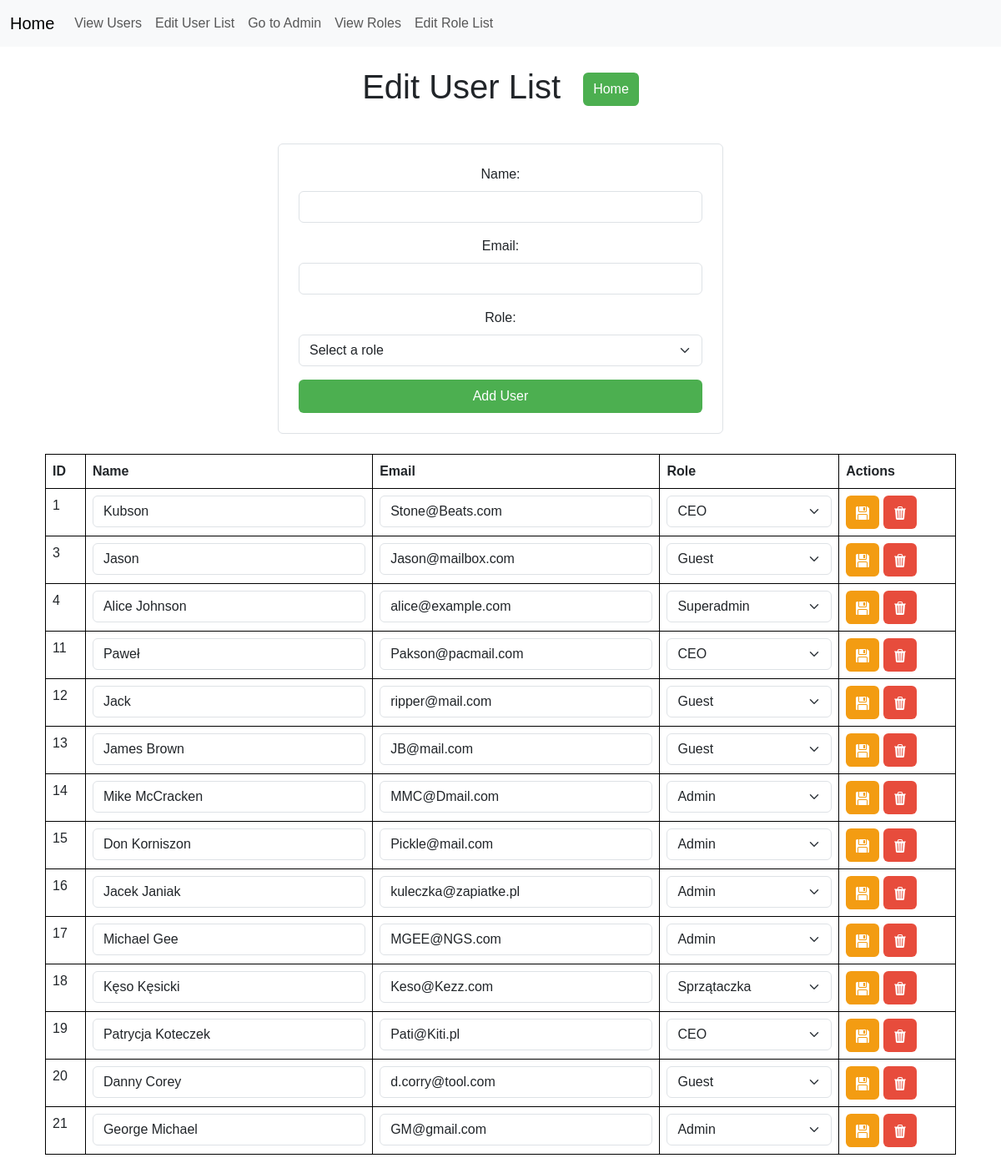
The page /users/edit/ on the database as committed earlier.
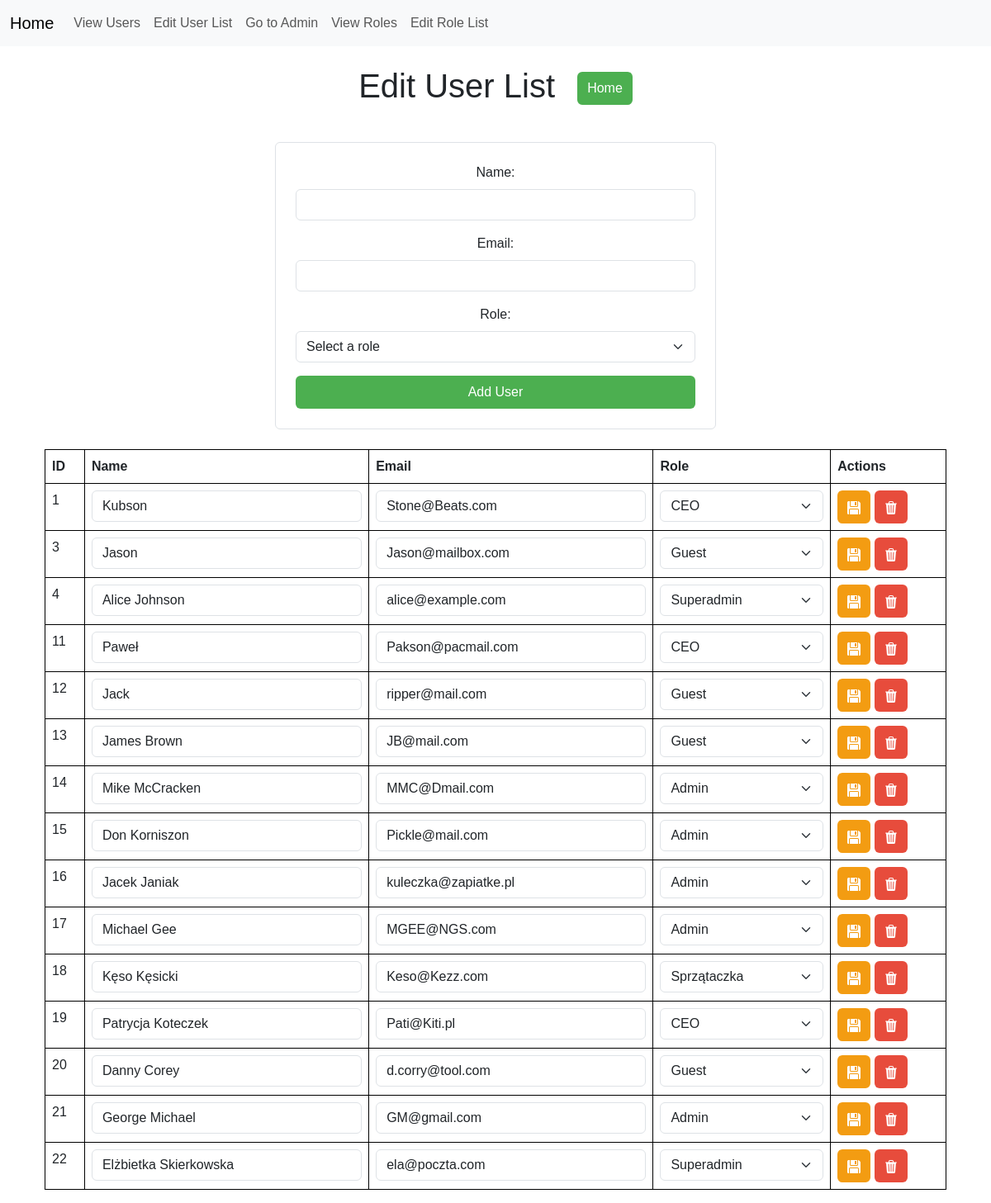
The same page on the database as committed later.
### myapp/models.py (models this page shows, shortened)
class UserProfile(models.Model):
    name = models.CharField(max_length=100)
    email = models.EmailField(unique=True)
    role = models.ForeignKey(RoleProfile, null=True, \
        blank=True, on_delete=models.SET_NULL)
    eqitem = models.ForeignKey(Equipment, null=True, \
        blank=True, default="", on_delete=models.SET_DEFAULT)

class RoleProfile(models.Model):
    name = models.CharField(max_length=100)

### myapp/views.py (the view, shortened to what this page needs)
# urls.py: path('users/edit/', user_edit_view, name='user-edit'),  # Edit user list page
def user_edit_view(request):
    users = UserProfile.objects.all()
    roles = RoleProfile.objects.all()
    return render(request, 'myapp/user_edit.html',  {'users': users, 'roles': roles})

### myapp/templates/myapp/user_edit.html (shortened to what this page needs)
{% extends 'myapp/base.html' %}
{% load static %}
    {% block content %}
</head>
<body>
    <div class="container">
        <h1 class="text-center my-4">Edit User List
            <a href="{% url 'home' %}" class="btn btn-warning ms-3">Home</a>
        </h1>
        <div class="row justify-content-center">
            <div class="col-md-6">
                <form method="POST" action="{% url 'user-edit' %}" class="border p-4 rounded">
                    <div class="mb-3">
                        <label for="name" class="form-label">Name:</label>
                        <input type="text" id="name" name="name" class="form-control" required>
                    </div>
                    <div class="mb-3">
                        <label for="email" class="form-label">Email:</label>
                        <input type="email" id="email" name="email" class="form-control" required>
                    </div>
                    <div class="mb-3">
                        <label for="role" class="form-label">Role:</label>
                        <select id="role" name="role" class="form-select">
                            <option value="">Select a role</option>
                        </select>
                    </div>
                    <button type="submit" class="btn btn-primary w-100">Add User</button>
                </form>
            </div>
        </div>
        <table class="table mt-4">
            <thead>
                <tr>
                    <th>ID</th>
                    <th>Name</th>
                    <th>Email</th>
                    <th>Role</th>
                    <th>Actions</th>
                </tr>
            </thead>
            <tbody>
                {% for user in users %}
                <tr>
                    <form method="POST" action="{% url 'update-user' user.id %}">
                        <td>{{ user.id }}</td>
                        <td><input type="text" name="name" value="{{ user.name }}" class="form-control" required></td>
                        <td><input type="email" name="email" value="{{ user.email }}" class="form-control" required></td>
                        <td>
                            <select name="role" class="form-select">
                                {% for role in roles %}
                                    <option value="{{ role.id }}" {% if user.role and user.role.id == role.id %}selected{% endif %}>
                                        {{ role.name }}
                                    </option>
                                {% endfor %}
                            </select>
                        </td>
                        <td>
                            <button type="submit" class="btn btn-edit">
                            </button>
                            <button type="submit" class="btn btn-danger">
                            </button>
                        </td>
                    </form>
                </tr>
                {% empty %}
                <tr>
                    <td colspan="5" class="text-center">No users available.</td>
                </tr>
                {% endfor %}
            </tbody>
        </table>
    </div>
</body>
{% endblock content %}

Rows that differ between the two databases and show on the page:
added UserProfile: id "22", name "Elżbietka Skierkowska", email "ela@poczta.com", role "Superadmin"
